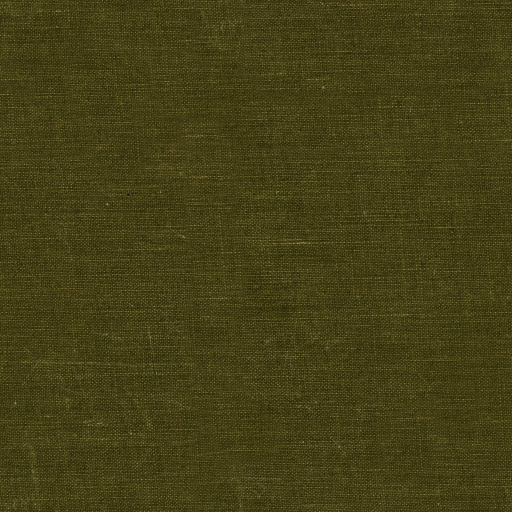
#> input picture assets/world-v2/scans/canvas-diff.jpg, 1024 x 1024 px (shown at 1/2 size)
$ python -i layers.py   (imports and definitions only)
#> lines starting #> are read from the running program, lines starting #| are printed output that depends on the picture
"""The Listener's scanned skin layers: one scan per kind of tissue, made grey, for the game's layered skin.

The bake (texturing.py) gives the creature its colour, its folds and veins, and a mask per atlas saying which tissue each texel
is; the game lays these scans over that at about four thousand texels a metre (game/render/creature/creature-skin.ts):
    0 skin    the face, torso, arms and hands
    1 tissue  raw and wet: gums, the inside of the mouth, torn muscle
    2 hide    the legs' dead hide, the nails
    3 bone    teeth, the spines, the joints' knobs
Only each scan's structure is kept, not its colour: its luminance as a ratio to its local mean (so the creature's palette
decides the colour and the scan adds pores, stains and creases in grey), its height (high-passed: a tilt across the whole
scan would show as the same swell on every patch), its roughness, its normal and its occlusion.

    python3 tools/assets/creature-v2/layers.py fetch                  # CC0 scans (Poly Haven) into work/creature/scans
    python3 tools/assets/creature-v2/layers.py pack [--skin <dir|zip>] [--src <dir>]

--skin takes a Megascans surface set (folder or zip of *_BaseColor/_Normal/_Roughness/_Displacement/_AO.jpg) for the skin layer;
without it the skin is Poly Haven's brown_leather. Writes public/creature/layers/<layer>-a.jpg (R luminance ratio / 2, G height,
B roughness) and <layer>-b.jpg (R, G OpenGL normal x, y; B ambient occlusion), 1024 px, 4:4:4, and attribution.json.
"""
import hashlib
import io
import json
import os
import sys
import urllib.request
import zipfile

import numpy as np
from PIL import Image

ROOT = os.path.abspath(os.path.join(os.path.dirname(__file__), "../../.."))
SRC = os.path.join(ROOT, "work/creature/scans")
OUT = os.path.join(ROOT, "public/creature/layers")
SIZE = 1024
ORDER = ("skin", "tissue", "hide", "bone")
# Layer -> Poly Haven scan (CC0). The skin's default stands in when no Megascans set is given.
POLYHAVEN = {
    # Fine pores in a slack, softly creased surface: the closest CC0 scan to skin.
    "skin": "brown_leather",
    # A tight pebbled grain: glossy and dark, it reads as the papillae and folds of wet gum and torn muscle.
    "tissue": "leather_red_02",
    # Dried mud split into plates: at the legs' scale, hide dried hard and cracked.
    "hide": "mud_cracked_dry_03",
    # Old plaster crazed into fine cracks: the crazing of old enamel and weathered bone.
    "bone": "worn_cracked_plaster",
}
KEYS = (("color", ("Diffuse", "diff", "col")), ("normal", ("nor_gl",)), ("rough", ("Rough",)), ("height", ("Displacement",)), ("ao", ("AO",)))


# [76 lines left out: functions _get, fetch, read_polyhaven, read_megascans, wrap_resize, blur, not called in this run]


def srgb_to_linear(c):
    return np.where(c <= 0.04045, c / 12.92, ((c + 0.055) / 1.055) ** 2.4)


# [43 lines left out: functions normal_flip, relief_from_tone, pack_layer, not called in this run]


def save(path, rgb):
    Image.fromarray((np.clip(rgb, 0, 1) * 255 + 0.5).astype(np.uint8), "RGB").save(path, "JPEG", quality=92, subsampling=0)


def pack(src, skin=None):
    os.makedirs(OUT, exist_ok=True)
    attribution = dict(packing="<layer>-a.jpg: R luminance ratio / 2, G height (high-passed, 0..1), B roughness. <layer>-b.jpg: R, G "
                       "OpenGL normal x, y; B ambient occlusion. 1024 px, JPEG 4:4:4, tileable. Packed by tools/assets/creature-v2/layers.py.",
                       layers=[])
    for layer in ORDER:
        if layer == "skin" and skin:
            maps, record = read_megascans(skin)
        else:
            maps, record = read_polyhaven(os.path.join(src, POLYHAVEN[layer]))
        # Bone's scan (plaster) has its crazing in its colour only: cut it into the relief as well, about 1.5 texels deep a texel.
        a, b, stats = pack_layer(maps, tone_relief=1.5 if layer == "bone" else 0.0)
        save(os.path.join(OUT, f"{layer}-a.jpg"), a)
        save(os.path.join(OUT, f"{layer}-b.jpg"), b)
        attribution["layers"].append(dict(layer=layer, **record))
        print(layer, record["scan"], stats)
    json.dump(attribution, open(os.path.join(OUT, "attribution.json"), "w"), indent=1)


# [9 lines not run here, left out]

>>> import cv2
>>> picture = cv2.imread('../../../assets/world-v2/scans/canvas-diff.jpg', cv2.IMREAD_GRAYSCALE)
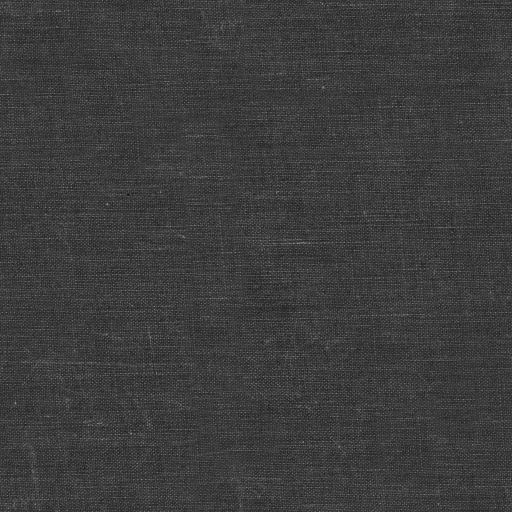
#> picture: shape (1024, 1024) (shown at 1/2 size); min 0, max 194, mean 60.4
#> (the run stopped early here; a loop or call above may not have finished)

$ run again, on assets/world-v2/scans/rust-diff.jpg
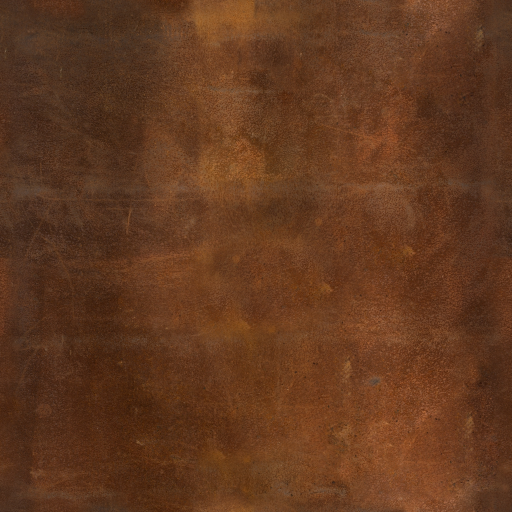
#> input picture assets/world-v2/scans/rust-diff.jpg, 1024 x 1024 px (shown at 1/2 size)
#> `picture = cv2.imread('../../../assets/world-v2/scans/canvas-diff.jpg',..`:
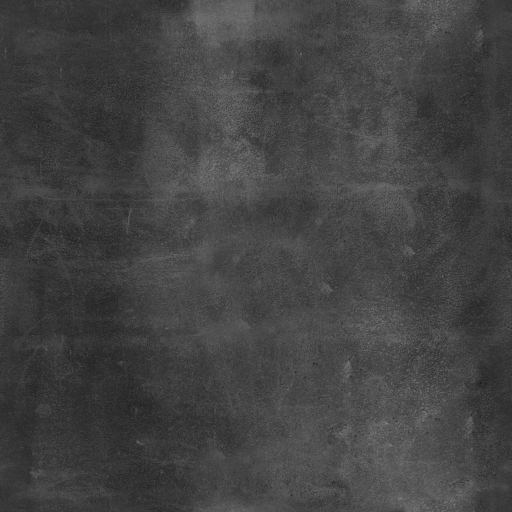
#> picture: shape (1024, 1024) (shown at 1/2 size); min 14, max 182, mean 66.7
